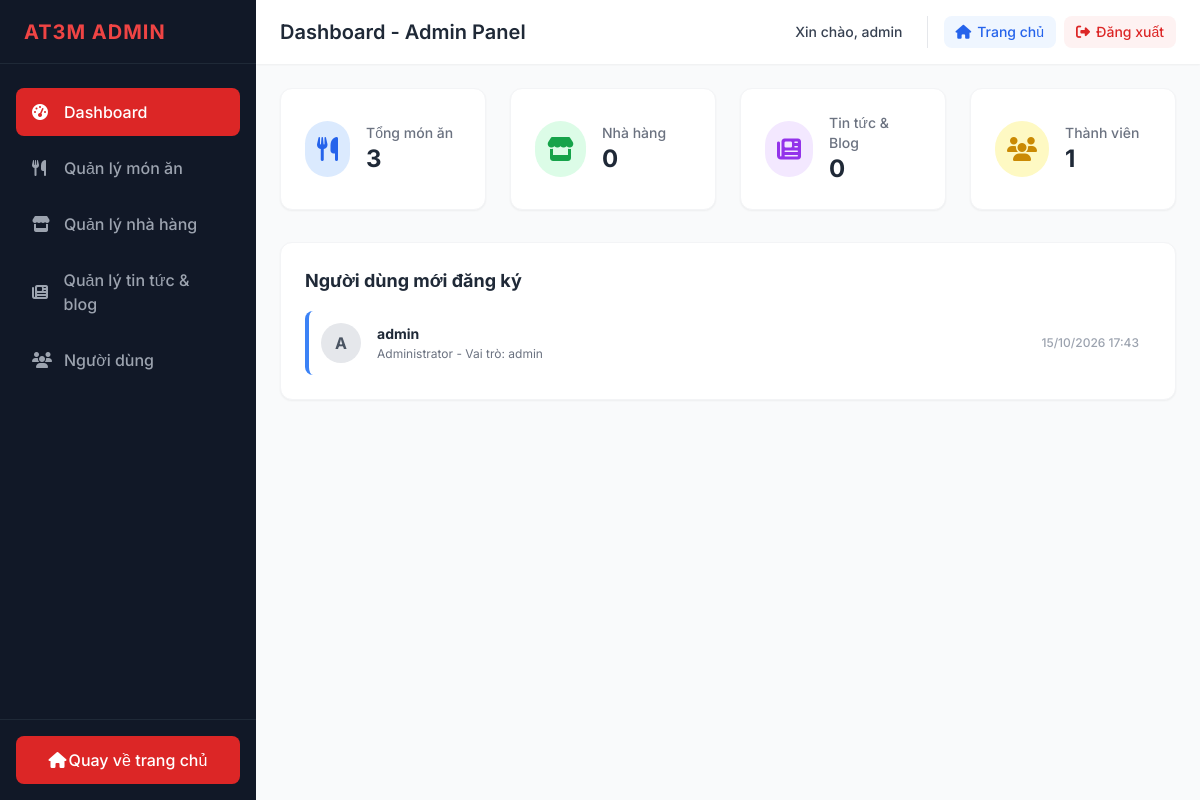
The page /admin (signed in) on the database its author committed.
### tables this page shows
CREATE TABLE IF NOT EXISTS `users` (
  `id` int(11) NOT NULL AUTO_INCREMENT,
  `username` varchar(50) NOT NULL UNIQUE,
  `password` varchar(255) NOT NULL,
  `fullname` varchar(100) DEFAULT NULL,
  `role` enum('admin', 'user') DEFAULT 'user',
  `created_at` timestamp DEFAULT CURRENT_TIMESTAMP,
  PRIMARY KEY (`id`)
);

### app/views/admin/dashboard.php (the view, shortened to what the rows shown need)
<div class="grid grid-cols-1 md:grid-cols-2 lg:grid-cols-4 gap-6 mb-8">
    <a href="<?php echo BASE_URL; ?>admin/mon-an" class="bg-white rounded-xl shadow-sm p-6 border border-gray-100 flex items-center hover:border-blue-200 transition-colors group">
        <div class="p-3 rounded-full bg-blue-100 text-blue-600 mr-4 group-hover:scale-110 transition-transform">
            <i class="fas fa-utensils text-2xl"></i>
        </div>
        <div>
            <p class="text-sm text-gray-500 font-medium">Tổng món ăn</p>
            <p class="text-2xl font-bold text-gray-800"><?php echo number_format($countMonAn); ?></p>
        </div>
    </a>
    <a href="<?php echo BASE_URL; ?>admin/nha-hang" class="bg-white rounded-xl shadow-sm p-6 border border-gray-100 flex items-center hover:border-green-200 transition-colors group">
        <div class="p-3 rounded-full bg-green-100 text-green-600 mr-4 group-hover:scale-110 transition-transform">
            <i class="fas fa-store text-2xl"></i>
        </div>
        <div>
            <p class="text-sm text-gray-500 font-medium">Nhà hàng</p>
            <p class="text-2xl font-bold text-gray-800"><?php echo number_format($countNhaHang ?? 0); ?></p>
        </div>
    </a>
    <a href="<?php echo BASE_URL; ?>admin/tin-tuc" class="bg-white rounded-xl shadow-sm p-6 border border-gray-100 flex items-center hover:border-purple-200 transition-colors group">
        <div class="p-3 rounded-full bg-purple-100 text-purple-600 mr-4 group-hover:scale-110 transition-transform">
            <i class="fas fa-newspaper text-2xl"></i>
        </div>
        <div>
            <p class="text-sm text-gray-500 font-medium">Tin tức & Blog</p>
            <p class="text-2xl font-bold text-gray-800"><?php echo number_format($countTinTuc ?? 0); ?></p>
        </div>
    </a>
    <a href="<?php echo BASE_URL; ?>admin/nguoi-dung" class="bg-white rounded-xl shadow-sm p-6 border border-gray-100 flex items-center hover:border-yellow-200 transition-colors group">
        <div class="p-3 rounded-full bg-yellow-100 text-yellow-600 mr-4 group-hover:scale-110 transition-transform">
            <i class="fas fa-users text-2xl"></i>
        </div>
        <div>
            <p class="text-sm text-gray-500 font-medium">Thành viên</p>
            <p class="text-2xl font-bold text-gray-800"><?php echo number_format($countUsers); ?></p>
        </div>
    </a>
</div>
<div class="bg-white rounded-xl shadow-sm border border-gray-100 p-6">
    <h2 class="text-lg font-bold text-gray-800 mb-4">Người dùng mới đăng ký</h2>
    <div class="space-y-4">
        <?php foreach ($recentUsers as $user): ?>
            <div class="flex items-center justify-between p-3 hover:bg-gray-50 rounded-lg transition-colors border-l-4 border-blue-500">
                <div class="flex items-center">
                    <div class="bg-gray-200 rounded-full w-10 h-10 flex items-center justify-center font-bold text-gray-600 mr-4">
                        <?php echo strtoupper(substr($user['username'], 0, 1)); ?>
                    </div>
                    <div>
                        <p class="text-sm font-bold text-gray-800"><?php echo htmlspecialchars($user['username']); ?></p>
                        <p class="text-xs text-gray-500 mt-0.5"><?php echo htmlspecialchars($user['fullname'] ?: 'Chưa cập nhật tên'); ?> - Vai trò: <?php echo $user['role']; ?></p>
                    </div>
                </div>
                <div class="text-xs font-medium text-gray-400">
                    <?php echo date('d/m/Y H:i', strtotime($user['created_at'])); ?>
                </div>
            </div>
        <?php endforeach; ?>
    </div>
</div>

### app/models/Model.php (shortened to what the rows shown need)
<?php
require_once __DIR__ . '/Database.php';
class Model {
    protected $conn;
    public function __construct() {
        $database = new Database();
        $this->conn = $database->getConnection();
    }
    public function query($sql, $params = []) {
        $stmt = $this->conn->prepare($sql);
        $stmt->execute($params);
        return $stmt;
    }
    public function fetchAll($sql, $params = []) {
        return $this->query($sql, $params)->fetchAll(PDO::FETCH_ASSOC);
    }
}
class Controller {
    public function render($view, $data = [], $layout = 'index/layout') {
        extract($data);
        $viewFile = __DIR__ . '/../views/' . $view . '.php';
        require $viewFile;
        $content = ob_get_clean();
        if ($layout !== null) {
            $layoutFile = __DIR__ . '/../views/' . $layout . '.php';
            if (file_exists($layoutFile)) {
                require $layoutFile;
                return;
            }
        }
    }
}
class Router {
    private static $routes = [];
    public static function get($route, $action) {
        self::$routes['GET'][$route] = $action;
    }
    public static function post($route, $action) {
        self::$routes['POST'][$route] = $action;
    }
    public static function dispatch($url) {
        $method = $_SERVER['REQUEST_METHOD'];
        $url = '/' . trim($url, '/');
        if (isset(self::$routes[$method])) {
            foreach (self::$routes[$method] as $route => $action) {
                $pattern = preg_replace('/\{([a-zA-Z0-9_]+)\}/', '([a-zA-Z0-9_-]+)', $route);
                $pattern = "@^" . $pattern . "$@D";
                if (preg_match($pattern, $url, $matches)) {
                    array_shift($matches);
                    if (is_array($action)) {
                        $controllerName = $action[0];
                        $methodName = $action[1];
                        if (class_exists($controllerName)) {
                            $controller = new $controllerName();
                            if (method_exists($controller, $methodName)) {
                                call_user_func_array([$controller, $methodName], $matches);
                                return;
                            }
                        }
                    }
                }
            }
        }
    }
}

### app/views/admin/layout.php (shortened to what the rows shown need)
<!DOCTYPE html>
<html lang="vi">
<head>
    <link rel="stylesheet" href="https://cdnjs.cloudflare.com/ajax/libs/font-awesome/6.4.0/css/all.min.css">
    <script src="https://cdn.tailwindcss.com"></script>
</head>
<body class="bg-gray-100 flex font-sans">
    <?php
    $adminUri = $_SERVER['REQUEST_URI'];
    $isMonAn = strpos($adminUri, '/admin/mon-an') !== false;
    $isNhaHang = strpos($adminUri, '/admin/nha-hang') !== false;
    $isNguoiDung = strpos($adminUri, '/admin/nguoi-dung') !== false;
    $isTinTuc = strpos($adminUri, '/admin/tin-tuc') !== false;
    $isDashboard = !$isMonAn && !$isNhaHang && !$isNguoiDung && !$isTinTuc;
    ?>
    <aside id="admin-sidebar" class="fixed md:static inset-y-0 left-0 z-50 w-64 bg-gray-900 text-white min-h-screen flex flex-col -translate-x-full md:translate-x-0 transition-transform duration-300 ease-in-out shadow-2xl md:shadow-none">
        <div class="h-16 flex items-center justify-between px-6 border-b border-gray-800">
            <span class="text-xl font-bold uppercase tracking-wider text-red-500">AT3M Admin</span>
        </div>
        <nav class="flex-1 px-4 py-6 space-y-2 overflow-y-auto">
            <a href="<?php echo BASE_URL; ?>admin" class="flex items-center px-4 py-3 <?php echo $isDashboard ? 'bg-red-600 text-white' : 'text-gray-400 hover:text-white hover:bg-gray-800'; ?> rounded-lg transition-colors">
                <i class="fas fa-tachometer-alt w-5"></i>
                <span class="ml-3 font-medium">Dashboard</span>
            </a>
            <a href="<?php echo BASE_URL; ?>admin/mon-an" class="flex items-center px-4 py-3 <?php echo $isMonAn ? 'bg-red-600 text-white' : 'text-gray-400 hover:text-white hover:bg-gray-800'; ?> rounded-lg transition-colors">
                <i class="fas fa-utensils w-5"></i>
                <span class="ml-3 font-medium">Quản lý món ăn</span>
            </a>
            <a href="<?php echo BASE_URL; ?>admin/nha-hang" class="flex items-center px-4 py-3 <?php echo $isNhaHang ? 'bg-red-600 text-white' : 'text-gray-400 hover:text-white hover:bg-gray-800'; ?> rounded-lg transition-colors">
                <i class="fas fa-store w-5"></i>
                <span class="ml-3 font-medium">Quản lý nhà hàng</span>
            </a>
            <a href="<?php echo BASE_URL; ?>admin/tin-tuc" class="flex items-center px-4 py-3 <?php echo $isTinTuc ? 'bg-red-600 text-white' : 'text-gray-400 hover:text-white hover:bg-gray-800'; ?> rounded-lg transition-colors">
                <i class="fas fa-newspaper w-5"></i>
                <span class="ml-3 font-medium">Quản lý tin tức & blog</span>
            </a>
            <a href="<?php echo BASE_URL; ?>admin/nguoi-dung" class="flex items-center px-4 py-3 <?php echo $isNguoiDung ? 'bg-red-600 text-white' : 'text-gray-400 hover:text-white hover:bg-gray-800'; ?> rounded-lg transition-colors">
                <i class="fas fa-users w-5"></i>
                <span class="ml-3 font-medium">Người dùng</span>
            </a>
        </nav>
        <div class="p-4 border-t border-gray-800 mt-auto">
            <a href="<?php echo BASE_URL; ?>" class="flex items-center justify-center w-full px-4 py-3 bg-red-600 text-white rounded-lg hover:bg-red-700 transition-colors font-medium">
                <i class="fas fa-home w-5"></i> Quay về trang chủ
            </a>
        </div>
    </aside>
    <main class="flex-1 flex flex-col h-screen overflow-hidden">
        <header class="h-16 bg-white shadow-sm flex items-center justify-between px-4 sm:px-6 z-10">
            <div class="hidden md:flex">
                <h1 class="text-xl font-semibold text-gray-800"><?php echo htmlspecialchars($title ?? 'Dashboard'); ?></h1>
            </div>
            <div class="flex items-center">
                <div class="relative flex items-center gap-4">
                    <span class="text-sm font-medium text-gray-700 hidden sm:inline-block">Xin chào, <?php echo htmlspecialchars($username ?? 'Admin'); ?></span>
                    <div class="flex items-center gap-2 border-l border-gray-200 pl-4 ml-2">
                        <a href="<?php echo BASE_URL; ?>" class="text-sm text-blue-600 hover:text-blue-800 font-medium flex items-center gap-1.5 bg-blue-50 hover:bg-blue-100 px-3 py-1.5 rounded-lg transition-colors">
                            <i class="fas fa-home"></i> <span class="hidden sm:inline">Trang chủ</span>
                        </a>
                        <a href="<?php echo BASE_URL; ?>logout" class="text-sm text-red-600 hover:text-red-800 font-medium flex items-center gap-1.5 bg-red-50 hover:bg-red-100 px-3 py-1.5 rounded-lg transition-colors">
                            <i class="fas fa-sign-out-alt"></i> <span class="hidden sm:inline">Đăng xuất</span>
                        </a>
                    </div>
                </div>
            </div>
        </header>
        <div class="flex-1 overflow-x-hidden overflow-y-auto bg-gray-50 p-6">
            <?php echo isset($content) ? $content : ''; ?>
        </div>
    </main>
</body>
</html>

### rows shown on the page
users: username "admin", id "1", username "A", fullname "Administrator", role "admin", created_at "15/10/2026 17:43"

### other values the page prints
$title "Dashboard - Admin Panel"
$countMonAn "3"
$countNhaHang "0"
$countTinTuc "0"
